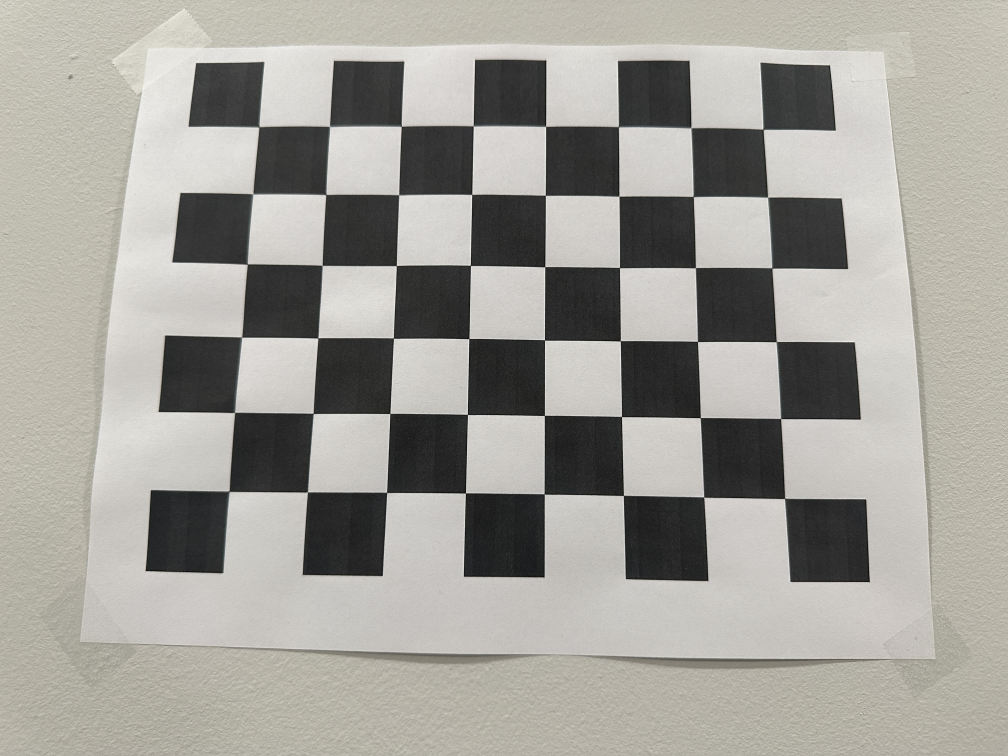
#> input picture calibrationPics/IMG_9552.JPG, 4032 x 3024 px, found by its file name (shown at 1/4 size); its folder holds only this picture in this run
$ python fcoronad_project3_q1.py
#> lines starting #> are read from the running program, lines starting #| are printed output that depends on the picture; after the words box and inside, x2 and y2 are one past the last pixel; in counts of white or black regions, pixels touching at a corner belong together; long printed decimals are rounded
import cv2 as cv
import numpy as np
from matplotlib import pyplot as plt
import time
# from google.colab.patches import cv2_imshow
import os

def calibrate(image_list):

    chessboard_dims = (8, 6)

    calibration_results = {}
    pts_3d = []

    # intialize world array with zeros of the shape 12x3
    pts_3d = np.zeros((chessboard_dims[0] * chessboard_dims[1], 3), np.float32)
    # create grid of coordinates the size of the chessboard then transpose and reshape into array
    pts_3d[:, :2] = np.mgrid[0:chessboard_dims[0], 0:chessboard_dims[1]].T.reshape(-1, 2)

    points_3d = []
    points_2d = []

    for img in img_list:
        project3_path = '/home/fabrizzio/Downloads/Grad_School/673/project3/'
        print('current img is: ', img)
        pic = cv.imread(project3_path + img)
        pic = cv.resize(pic, (1920, 1080))
        gray_pic = cv.cvtColor(pic, cv.COLOR_BGR2GRAY)
        ret, corners = cv.findChessboardCorners(gray_pic, chessboard_dims, None)

        if corners is not None:
            # print("corners is not None for", img)

            # define the termination criteria
            criteria = (cv.TERM_CRITERIA_EPS + cv.TERM_CRITERIA_MAX_ITER, 30, 0.001)
            # refine corner locations
            corners = cv.cornerSubPix(gray_pic, corners, (9, 9), (-1, -1), criteria)

            points_2d.append(corners) # append 2d points
            points_3d.append(pts_3d)
            cv.drawChessboardCorners(pic, chessboard_dims, corners, True)
            cv.imshow("corners on " + img + " before calibration", pic)
            # cv.waitKey(2000)
            cv.destroyAllWindows()

        else:
            print('corners is None for', img)

    print("gathering calibration coefficients...")
    # dist_coeffs is the distortion coefficient, R is rotation, T is translation
    # K is the calibration matrix
    ret, K, dist_coeffs, R, T = cv.calibrateCamera(
        points_3d, points_2d, gray_pic.shape[::-1], None, None)

    return K, dist_coeffs, R, T, points_3d, points_2d

calibration_pics = "calibrationPics/" # define folder with pictures
pictures = os.listdir(calibration_pics) # get list of all files in folder
img_list = [] # declare img_list as a list
chessboard_size = 26 # mm


# gather images in list to go through them when performing calibration
for file in pictures:
  if file.lower().endswith('.jpg'):
    img_path = os.path.join(calibration_pics, file) # identify path to image
    img_list.append(img_path) # append to list
    # print(img_path)
# print("img_list: ", img_list)

K, dist_coeffs, R, T, points_3d, points_2d = calibrate(img_list)
#> in calibrate, pic is the input picture: shape (3024, 4032, 3); mean B, G, R 153.5, 159.8, 161.6
#> in calibrate, `pic = cv.resize(pic, (1920, 1080))`:
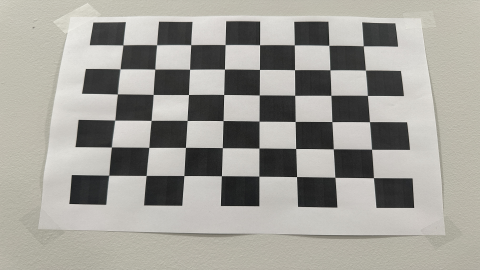
#> pic: shape (1080, 1920, 3) (shown at 1/4 size); mean B, G, R 153.4, 159.7, 161.5
#> in calibrate, `ret, corners = cv.findChessboardCorners(gray_pic, chessboard_dims, None)`: ret = True; corners = 48 rows, first 8: [493.7, 181.7], [628.3, 181.2], [764.7, 180.8], [901.6, 180.4], [1039.6, 180.9], [1177.9, 181.5], [1316.3, 183.1], [1453.6, 184.8]
#> in calibrate, `corners = cv.cornerSubPix(gray_pic, corners, (9, 9), (-1, -1), criteria)`: corners = 48 rows, first 8: [493.6, 181.5], [628.3, 181], [764.7, 180.6], [901.6, 180.2], [1039.7, 180.7], [1177.9, 181.4], [1316.5, 182.8], [1453.7, 185]
#> in calibrate, `cv.drawChessboardCorners(pic, chessboard_dims, corners, True)`:
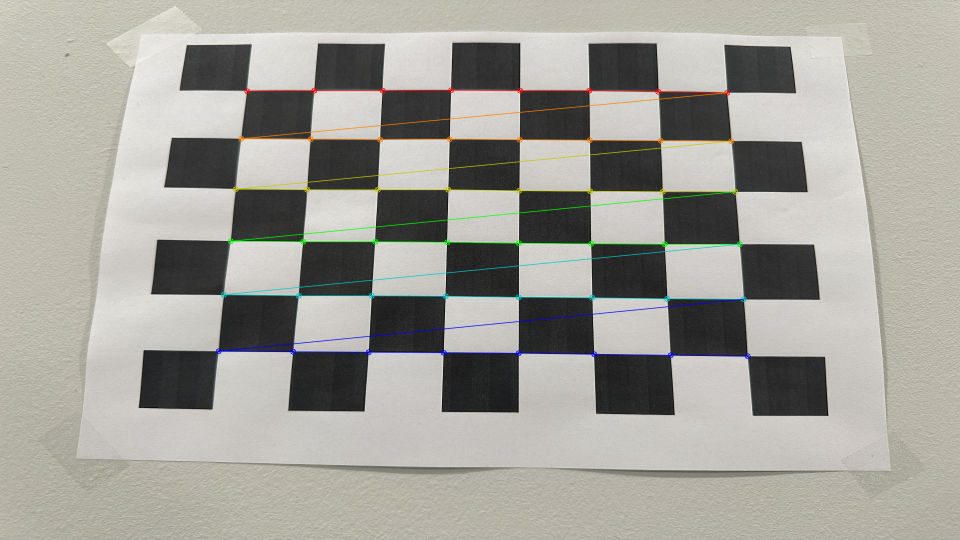
#> pic: shape (1080, 1920, 3) (shown at 1/2 size); 1.79% of pixels changed, all inside (x1, y1, x2, y2) = (431, 174, 1502, 719)
#> in calibrate, `ret, K, dist_coeffs, R, T = cv.calibrateCamera( points_3d, points_2d, ..`: ret = 0.693; K = [[1444.3, 0, 958.2], [0, 1093, 552.9], [0, 0, 1]]; dist_coeffs = [[0.141, -0.221, 0.00581, 0.00103, -1.07]]; R = ([-0.18, 0.017, 0.012],); T = ([-3.41, -3.61, 10.65],)
#> K = [[1444.3, 0, 958.2], [0, 1093, 552.9], [0, 0, 1]]; dist_coeffs = [[0.141, -0.221, 0.00581, 0.00103, -1.07]]; R = ([-0.18, 0.017, 0.012],); T = ([-3.41, -3.61, 10.65],); points_3d = 1 item; points_2d = 1 item
# print('R: ', R, "\nis of type: ", type(R))

# 3: Reprojection Error Analysis
error_reprojection = []
for i in range(len(points_3d)):
    pts_2d, _ = cv.projectPoints(points_3d[i], R[i], T[i], K, dist_coeffs)
    error_reprojection.append(cv.norm(points_2d[i], pts_2d, cv.NORM_L2) / len(pts_2d))
#> this loop made 1 pass
#> after the loop, error_reprojection = [0.1]

print("avg projection error: ", sum(error_reprojection)/len(error_reprojection))
#| avg projection error:  0.09996

img_nums = []
for name in img_list:
    # extract integers from img_list
    img_nums.append(int(name[20:24]))
#> this loop made 1 pass
#> name on pass 1: 'calibrationPics/IMG_9552.JPG'
#> after the loop, img_nums = [9552]

plt.scatter(img_nums, error_reprojection, color = 'red', marker='x')
plt.xlabel('image number')
plt.ylabel('reprojection error')
plt.title('reprojection error analysis')
plt.show()
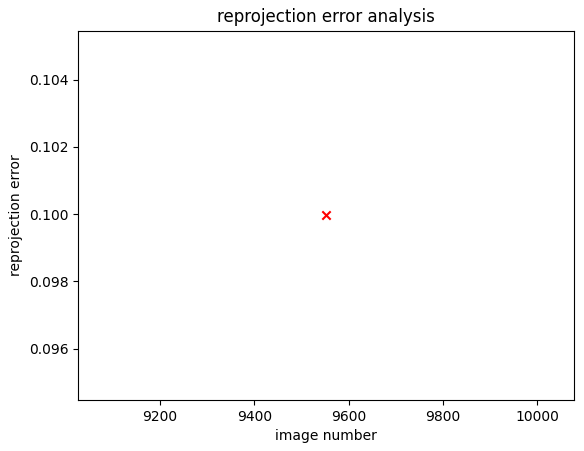
#> figure drawn by matplotlib, 1 panel

k = 0
# 4: Drawing reprojected points based off camera paramters R, T and K
for img_name in img_list:
    project3_path = '/home/fabrizzio/Downloads/Grad_School/673/project3/'
    img = cv.resize(cv.imread(project3_path + img_name), (1920, 1080)) # get img and resize
    gray_img = cv.cvtColor(img, cv.COLOR_BGR2GRAY)
    ret, corners = cv.findChessboardCorners(gray_img, (8, 6), None) # find corners again
#> ret = True; corners = 48 rows, first 8: [493.7, 181.7], [628.3, 181.2], [764.7, 180.8], [901.6, 180.4], [1039.6, 180.9], [1177.9, 181.5], [1316.3, 183.1], [1453.6, 184.8]

    if ret:
        # refine corners using criteria and already gathered corners
        criteria = (cv.TERM_CRITERIA_EPS + cv.TERM_CRITERIA_MAX_ITER, 30, 0.001)
#> criteria = (3, 30, 0.001)
        corners = cv.cornerSubPix(gray_img, corners, (9, 9), (-1, -1), criteria)
#> corners = 48 rows, first 8: [493.6, 181.5], [628.3, 181], [764.7, 180.6], [901.6, 180.2], [1039.7, 180.7], [1177.9, 181.4], [1316.5, 182.8], [1453.7, 185]
        for corner in corners: # plot these uncalibrated corners
            x, y = corner[0]
            cv.circle(img, (int(x), int(y)), 4, (255, 0, 0), -1)
#> this loop made 48 passes
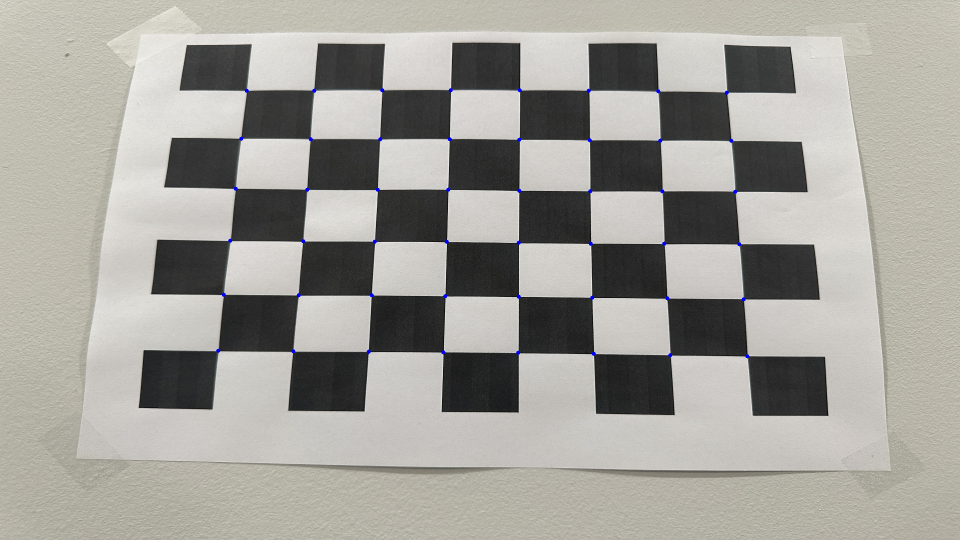
#> img: shape (1080, 1920, 3) (shown at 1/2 size); 0.11% of pixels changed, all inside (x1, y1, x2, y2) = (432, 176, 1499, 717)

        # convert into array so we can use in projectPoints
        corners = np.array(corners, dtype=np.float32)
        # projectPoints needs this shape
        corners = corners.reshape(-1, 1, 2)
        print("k: ", k)
        print("type(corners[k]): ", type(corners))
#| type(corners[k]):  <class 'numpy.ndarray'>
        print("type(R[k]): ", type(R[k]))
#| type(R[k]):  <class 'numpy.ndarray'>
        print("type(T[k]): ", type(T[k]))
#| type(T[k]):  <class 'numpy.ndarray'>
        print("type(K): ", type(K))
#| type(K):  <class 'numpy.ndarray'>
        print("points_3d[k]): ", type(points_3d[k]))
#| points_3d[k]):  <class 'numpy.ndarray'>

        # get projected points using camera parameters
        reprojected_pts, _ = cv.projectPoints(points_3d[k], R[k], T[k], K, dist_coeffs)
#> reprojected_pts = 48 rows, first 8: [493.9, 181.7], [628.4, 180.6], [764.9, 180.8], [902, 181.3], [1039.6, 181.6], [1177.8, 181.9], [1316.5, 182.6], [1453.5, 185]

        for pt in reprojected_pts:
            i, j = pt[0]
            cv.circle(img, (int(i), int(j)), 4, (0, 0, 255), -1)
#> this loop made 48 passes
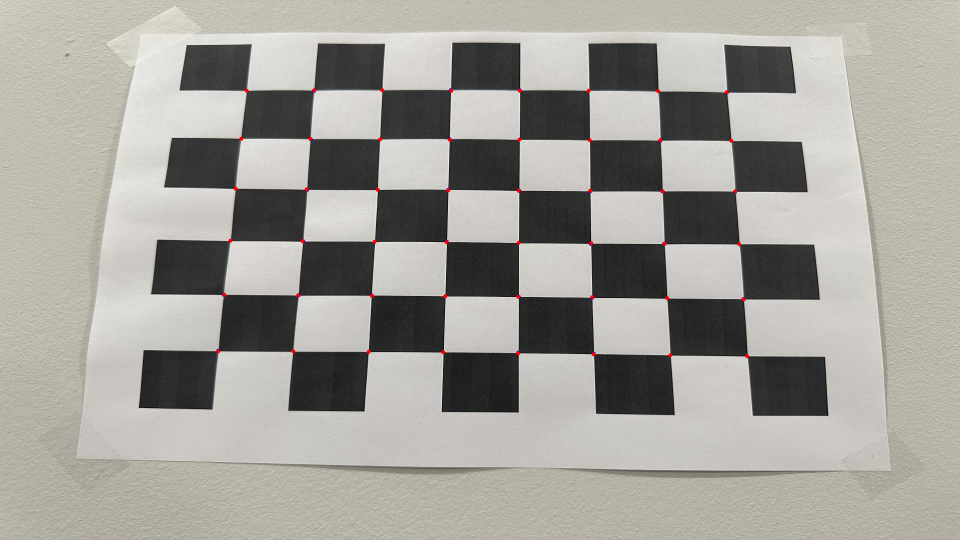
#> img: shape (1080, 1920, 3) (shown at 1/2 size); 0.11% of pixels changed, all inside (x1, y1, x2, y2) = (432, 176, 1499, 717)
        cv.imshow('reprojected points and original points', img)
        cv.waitKey(2000)
    k += 1
cv.destroyAllWindows()

$ run again, on calibrationPics/IMG_9556.JPG
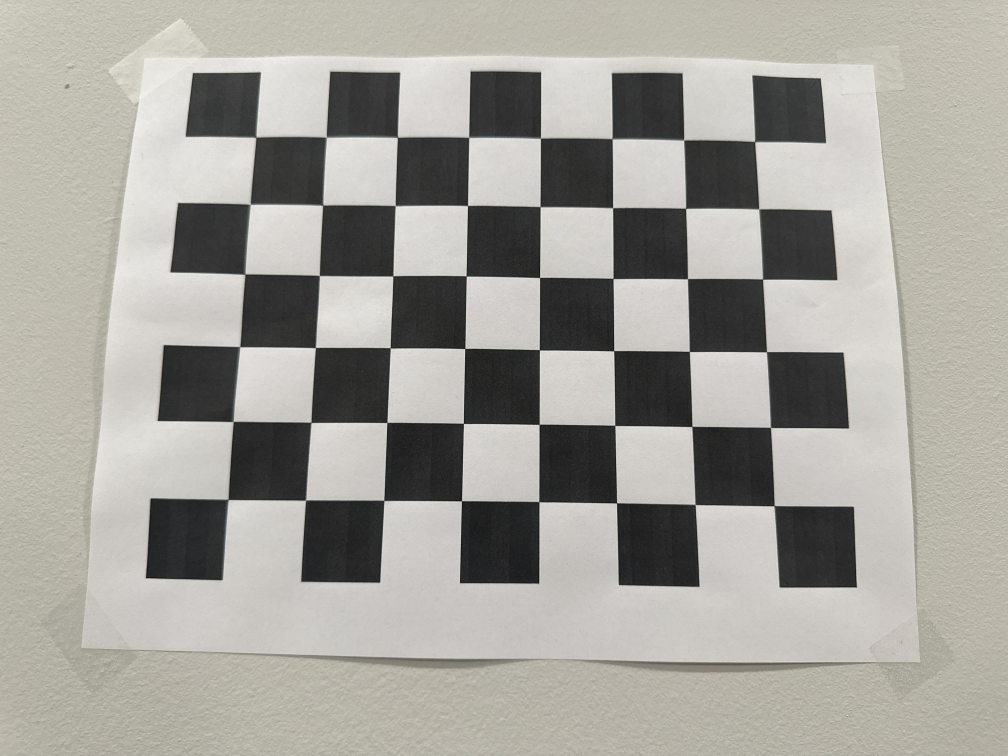
#> input picture calibrationPics/IMG_9556.JPG, 4032 x 3024 px, found by its file name (shown at 1/4 size)
#> in calibrate, pic is the input picture: shape (3024, 4032, 3); mean B, G, R 154.9, 161.4, 163.3
#> in calibrate, `ret, corners = cv.findChessboardCorners(gray_pic, chessboard_dims, None)`: ret = True; corners = 48 rows, first 8: [488, 196.5], [622.3, 196.4], [757.5, 196.7], [893.4, 196.9], [1029.7, 197.8], [1166.3, 198.8], [1302.5, 200.4], [1437.7, 202.5]
#> in calibrate, `corners = cv.cornerSubPix(gray_pic, corners, (9, 9), (-1, -1), criteria)`: corners = 48 rows, first 8: [487.9, 196.4], [621.9, 196.3], [757.5, 196.4], [893.4, 196.4], [1029.8, 197.5], [1166.3, 198.5], [1302.6, 200.3], [1437.8, 202.6]
#> in calibrate, `ret, K, dist_coeffs, R, T = cv.calibrateCamera( points_3d, points_2d, ..`: ret = 0.662; K = [[1538.1, 0, 958.3], [0, 1166, 560.3], [0, 0, 1]]; dist_coeffs = [[0.166, -0.331, 0.0059, 0.000784, -1.55]]; R = ([-0.181, 0.00641, 0.0114],); T = ([-3.48, -3.56, 11.42],)
#> `K, dist_coeffs, R, T, points_3d, points_2d = calibrate(img_list)`: K = [[1538.1, 0, 958.3], [0, 1166, 560.3], [0, 0, 1]]; dist_coeffs = [[0.166, -0.331, 0.0059, 0.000784, -1.55]]; R = ([-0.181, 0.00641, 0.0114],); T = ([-3.48, -3.56, 11.42],); points_3d = 1 item
#> the loop `for i in range(len(points_3d)):` made 1 pass
#> after the loop `for i in range(len(points_3d)):`: error_reprojection = [0.0956]
#| avg projection error:  0.09558
#> the loop `for name in img_list:` made 1 pass
#> name on pass 1: 'calibrationPics/IMG_9556.JPG'
#> after the loop `for name in img_list:`: img_nums = [9556]
#> `ret, corners = cv.findChessboardCorners(gray_img, (8, 6), None)`: ret = True; corners = 48 rows, first 8: [488, 196.5], [622.3, 196.4], [757.5, 196.7], [893.4, 196.9], [1029.7, 197.8], [1166.3, 198.8], [1302.5, 200.4], [1437.7, 202.5]
#> criteria = (3, 30, 0.001)
#> `corners = cv.cornerSubPix(gray_img, corners, (9, 9), (-1, -1), criteria)`: corners = 48 rows, first 8: [487.9, 196.4], [621.9, 196.3], [757.5, 196.4], [893.4, 196.4], [1029.8, 197.5], [1166.3, 198.5], [1302.6, 200.3], [1437.8, 202.6]
#> the loop `for corner in corners:` made 48 passes
#> after the loop `for corner in corners:`:
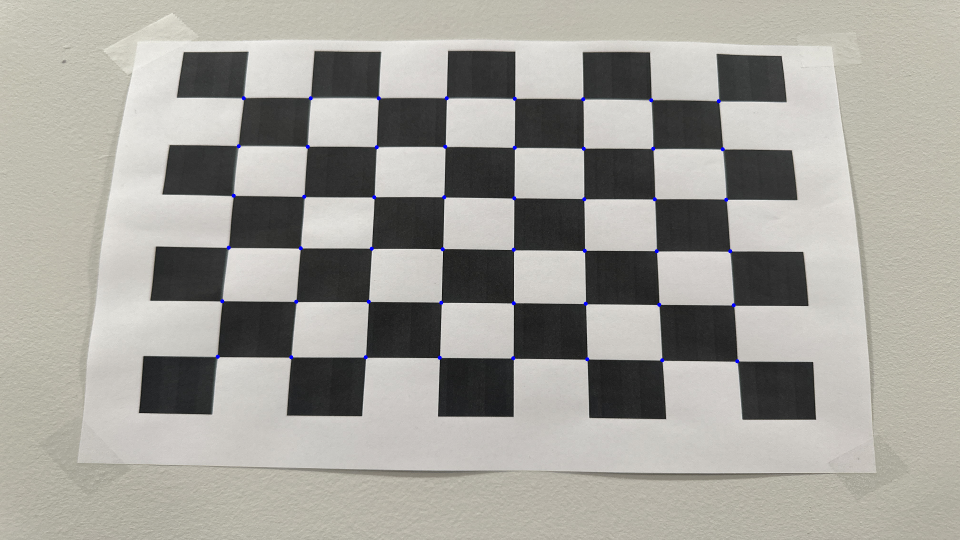
#> img: shape (1080, 1920, 3) (shown at 1/2 size); mean B, G, R 155, 161.2, 163
#| type(corners[k]):  <class 'numpy.ndarray'>
#| type(R[k]):  <class 'numpy.ndarray'>
#| type(T[k]):  <class 'numpy.ndarray'>
#| type(K):  <class 'numpy.ndarray'>
#| points_3d[k]):  <class 'numpy.ndarray'>
#> reprojected_pts = 48 rows, first 8: [488.2, 196.7], [622, 195.9], [757.7, 196.6], [893.6, 197.6], [1029.6, 198.4], [1166, 199], [1302.6, 200], [1437.8, 202.4]
#> the loop `for pt in reprojected_pts:` made 48 passes
#> after the loop `for pt in reprojected_pts:`:
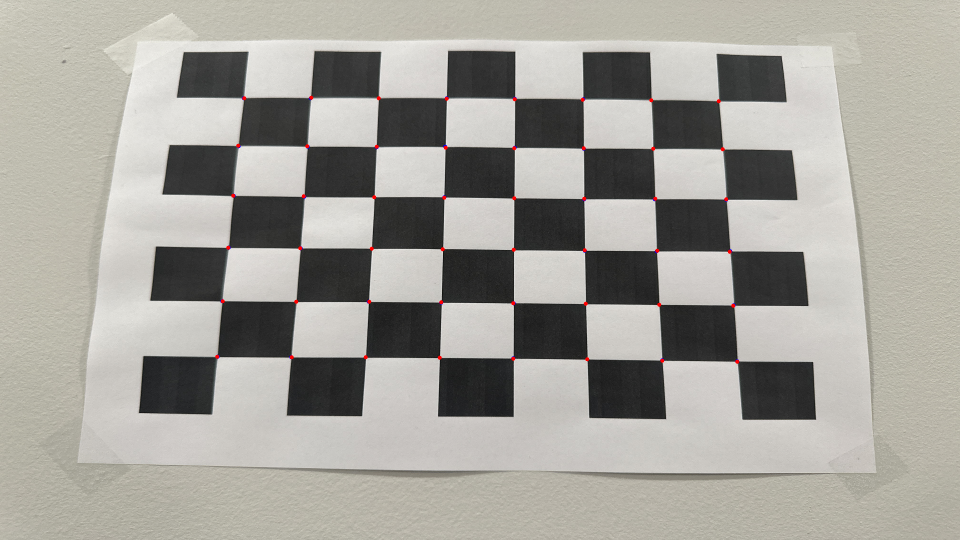
#> img: shape (1080, 1920, 3) (shown at 1/2 size); 0.11% of pixels changed, all inside (x1, y1, x2, y2) = (430, 191, 1479, 728)
